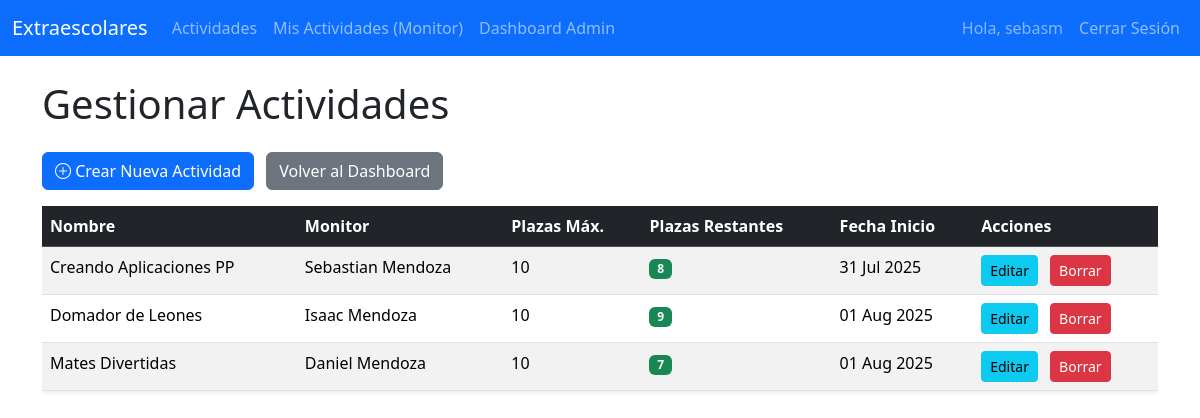
Page /actividades/admin-dashboard/actividades/ (signed in) on the earlier database version.
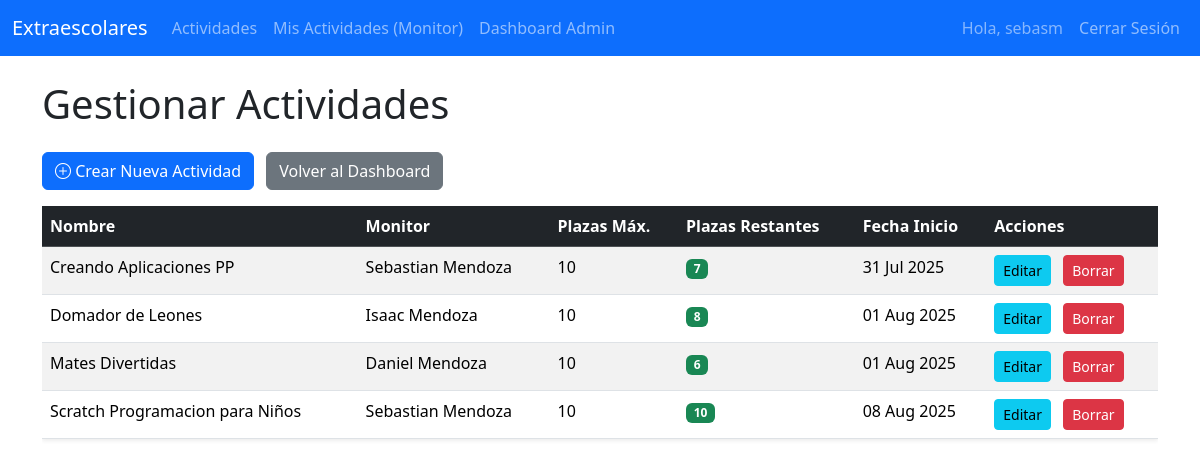
Same page on the later database version.
### actividades/models.py (models this page shows, shortened)
class Actividad(models.Model):
    nombre = models.CharField(max_length=200)
    descripcion = models.TextField()
    monitor = models.ForeignKey(Monitor, on_delete=models.SET_NULL, null=True, blank=True)
    plazas_maximas = models.IntegerField()
    fecha_inicio = models.DateField()
    def plazas_restantes(self):
        inscripciones_actuales = self.inscripcion_set.count()
        return self.plazas_maximas - inscripciones_actuales

class Monitor(models.Model):
    usuario = models.OneToOneField(User, on_delete=models.CASCADE, related_name='monitor_profile')
    nombre_completo = models.CharField(max_length=200)
    correo = models.EmailField(unique=True)
    especialidad = models.CharField(max_length=100, blank=True, null=True)
    def __str__(self):
        return self.nombre_completo

### actividades/views.py (the view)
# urls.py: path('admin-dashboard/actividades/', views.admin_lista_actividades, name='admin_lista_actividades'),
@login_required
@user_passes_test(is_admin, login_url='/login/')
def admin_lista_actividades(request):
    actividades = Actividad.objects.all().order_by('fecha_inicio')
    context = {
        'actividades': actividades
    }
    return render(request, 'actividades/admin_lista_actividades.html', context)

### actividades/views.py (called while the page is built)
def is_admin(user):
    return user.is_authenticated and user.is_staff

### templates/actividades/admin_lista_actividades.html (shortened to what this page needs)
{% extends 'base.html' %}
{% block content %}
<h1 class="mb-4">Gestionar Actividades</h1>
<a href="{% url 'admin_crear_actividad' %}" class="btn btn-primary mb-3">
    <i class="bi bi-plus-circle"></i> Crear Nueva Actividad
</a>
<a href="{% url 'admin_dashboard' %}" class="btn btn-secondary mb-3 ms-2">
    Volver al Dashboard
</a>
{% if actividades %}
    <div class="table-responsive">
        <table class="table table-hover table-striped shadow-sm">
            <thead class="table-dark">
                <tr>
                    <th>Nombre</th>
                    <th>Monitor</th>
                    <th>Plazas Máx.</th>
                    <th>Plazas Restantes</th>
                    <th>Fecha Inicio</th>
                    <th>Acciones</th>
                </tr>
            </thead>
            <tbody>
                {% for actividad in actividades %}
                <tr>
                    <td>{{ actividad.nombre }}</td>
                    <td>{{ actividad.monitor }}</td>
                    <td>{{ actividad.plazas_maximas }}</td>
                    <td><span class="badge {% if actividad.plazas_restantes <= 5 %}bg-warning{% else %}bg-success{% endif %}">{{ actividad.plazas_restantes }}</span></td>
                    <td>{{ actividad.fecha_inicio|date:"d M Y" }}</td>
                    <td>
                        <a href="{% url 'admin_editar_actividad' actividad.id %}" class="btn btn-sm btn-info me-2">Editar</a>
                        <a href="{% url 'admin_borrar_actividad' actividad.id %}" class="btn btn-sm btn-danger">Borrar</a>
                    </td>
                </tr>
                {% endfor %}
            </tbody>
        </table>
    </div>
{% else %}
    <div class="alert alert-info" role="alert">
        No hay actividades para gestionar.
    </div>
{% endif %}
{% endblock %}

### templates/base.html (shortened to what this page needs)
{% load static %}
<!DOCTYPE html>
<html lang="es">
<head>
    <link href="https://cdn.jsdelivr.net/npm/bootstrap@5.3.3/dist/css/bootstrap.min.css" rel="stylesheet">
    <link rel="stylesheet" href="https://cdn.jsdelivr.net/npm/bootstrap-icons@1.11.3/font/bootstrap-icons.min.css">
</head>
<body>
    <nav class="navbar navbar-expand-lg navbar-dark bg-primary">
        <div class="container-fluid">
            <a class="navbar-brand" href="{% url 'lista_actividades' %}">Extraescolares</a>
            <div class="collapse navbar-collapse" id="navbarNav">
                <ul class="navbar-nav me-auto mb-2 mb-lg-0">
                    <li class="nav-item">
                        <a class="nav-link" href="{% url 'lista_actividades' %}">Actividades</a>
                    </li>
                    {% if user.is_authenticated %}
                        {% if not user.alumno and user.is_staff %}
                        <li class="nav-item">
                            <a class="nav-link" href="{% url 'actividades_monitor' %}">Mis Actividades (Monitor)</a>
                        </li>
                        {% endif %}
                        {% if user.is_staff %}
                        <li class="nav-item">
                            <a class="nav-link" href="{% url 'admin_dashboard' %}">Dashboard Admin</a>
                        </li>
                        {% endif %}
                    {% endif %}
                </ul>
                <ul class="navbar-nav">
                    {% if user.is_authenticated %}
                        <li class="nav-item">
                            <span class="nav-link text-white-50">Hola, {{ user.username }}</span>
                        </li>
                        <li class="nav-item">
                            <a class="nav-link" href="{% url 'logout' %}">Cerrar Sesión</a>
                        </li>
                    {% endif %}
                </ul>
            </div>
        </div>
    </nav>
    <div class="container mt-4">
        {% block content %}
        {% endblock %}
    </div>
</body>
</html>

Differences in the rows shown:
computed for Actividad "Creando Aplicaciones PP": plazas_restantes "8" → "7"
computed for Actividad "Domador de Leones": plazas_restantes "9" → "8"
computed for Actividad "Mates Divertidas": plazas_restantes "7" → "6"
added Actividad: nombre "Scratch Programacion para Niños", monitor "Sebastian Mendoza", plazas_maximas "10", plazas_restantes "10", fecha_inicio "08 Aug 2025"
